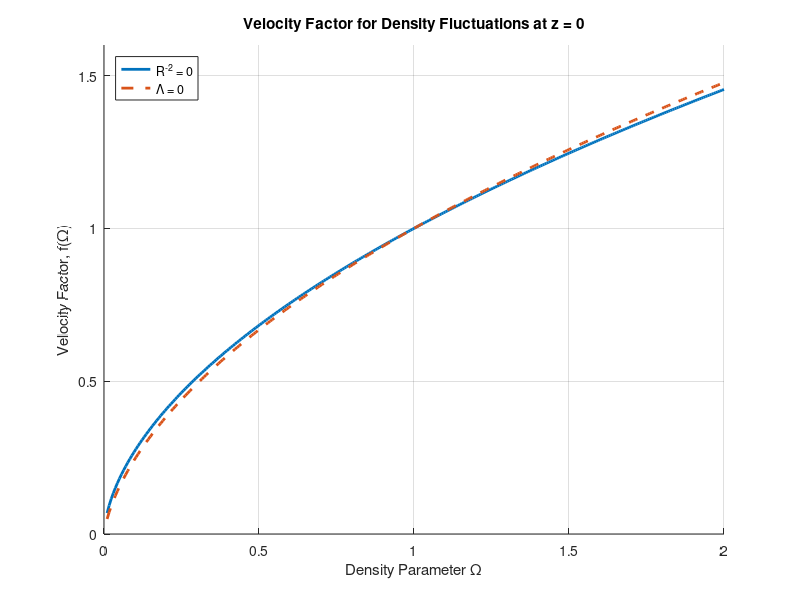

Here is the MATLAB script that generated this plot:
%% Figure 13.14
% Velocity factor f = d logD / d loga
% Evaluated at z = 0
%
% D(0) = (5 Omega_m / 2) E(0) int_0^inf [(1+z) / E(z)^3] dz
%
% f(0) = -1 - Omega_m/2 + Omega_Lambda + 5 Omega_m / [2 D(0)]
%
% Solid curve: negligible space curvature, R^-2 = 0
% Dashed curve: Lambda = 0

% Clean out data before running again
clear; clc; close all

%% Parameters

% Omega Values
omegaVals = linspace(0.01, 2, 300);                % x-axis, density parameter Omega
                                                    % Start at 0.01 to avoid division by zero

% Store values
f_flat = zeros(size(omegaVals));                   % Solid curve: R^-2 = 0
f_Lambda0 = zeros(size(omegaVals));                % Dashed curve: Lambda = 0

D0_flat = zeros(size(omegaVals));                  % Optional: store D(0)
D0_Lambda0 = zeros(size(omegaVals));               % Optional: store D(0)

%% Calculate curves

for j = 1:length(omegaVals)

    Omega = omegaVals(j);

    %% Solid curve: negligible curvature, R^-2 = 0
    % Flat model:
    % Omega_k = 0
    % Omega_Lambda = 1 - Omega_m

    Omega_m = Omega;
    Omega_k = 0;
    Omega_Lambda = 1 - Omega_m;

    % Expansion Function E(z) = H(z)/H0
    E_flat = @(z) sqrt(Omega_m .* (1 + z).^3 ...
                     + Omega_k .* (1 + z).^2 ...
                     + Omega_Lambda);

    % Growth factor evaluated at z = 0
    integrand_flat = @(zp) (1 + zp) ./ (E_flat(zp).^3);

    D0_flat(j) = (5 * Omega_m / 2) * E_flat(0) * integral(integrand_flat, 0, Inf);

    % Velocity factor evaluated at z = 0
    f_flat(j) = -1 - (Omega_m / 2) + Omega_Lambda + (5 * Omega_m) / (2 * D0_flat(j));


    %% Dashed curve: Lambda = 0
    % No dark energy model:
    % Omega_Lambda = 0
    % Omega_k = 1 - Omega_m

    Omega_m = Omega;
    Omega_Lambda = 0;
    Omega_k = 1 - Omega_m;

    % Expansion Function E(z) = H(z)/H0
    E_Lambda0 = @(z) sqrt(Omega_m .* (1 + z).^3 ...
                        + Omega_k .* (1 + z).^2 ...
                        + Omega_Lambda);

    % Growth factor evaluated at z = 0
    integrand_Lambda0 = @(zp) (1 + zp) ./ (E_Lambda0(zp).^3);

    D0_Lambda0(j) = (5 * Omega_m / 2) * E_Lambda0(0) * integral(integrand_Lambda0, 0, Inf);

    % Velocity factor evaluated at z = 0
    f_Lambda0(j) = -1 - (Omega_m / 2) + Omega_Lambda + (5 * Omega_m) / (2 * D0_Lambda0(j));

end

%% Plot setup

figure
hold on

% Plot solid curve: R^-2 = 0
plot(omegaVals, f_flat, ...
    'LineStyle', '-', ...
    'LineWidth', 2, ...
    'Marker', 'none', ...
    'DisplayName', 'R^{-2} = 0')

% Plot dashed curve: Lambda = 0
plot(omegaVals, f_Lambda0, ...
    'LineStyle', '--', ...
    'LineWidth', 2, ...
    'Marker', 'none', ...
    'DisplayName', '\Lambda = 0')

%% Labels and formatting

xlabel('Density Parameter \Omega')
ylabel('Velocity Factor, f(\Omega)')
title('Velocity Factor for Density Fluctuations at z = 0')

ylim([0 1.6])
xlim([0 2])

legend('Location', 'northwest')
grid on
hold off
